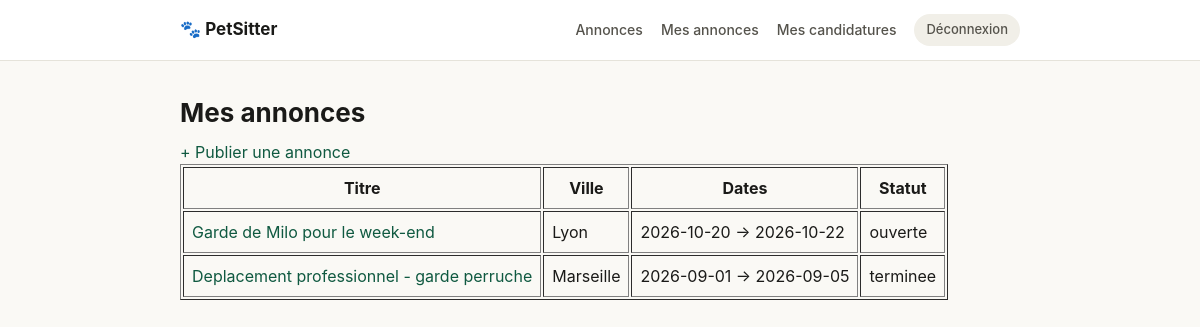
/public/annonces/mes-annonces (signed in), run on the app's committed database.
### tables this page shows
CREATE TABLE annonces (
    id INT AUTO_INCREMENT PRIMARY KEY,
    titre VARCHAR(150) NOT NULL,
    type_animal VARCHAR(50) NOT NULL,
    ville VARCHAR(100) NOT NULL,
    date_debut DATE NOT NULL,
    date_fin DATE NOT NULL,
    description TEXT,
    statut ENUM('ouverte', 'pourvue', 'terminee') NOT NULL DEFAULT 'ouverte',
    id_proprietaire INT NOT NULL,
    date_creation TIMESTAMP DEFAULT CURRENT_TIMESTAMP,

    FOREIGN KEY (id_proprietaire) REFERENCES utilisateurs(id) ON DELETE CASCADE,
    CONSTRAINT chk_dates CHECK (date_fin >= date_debut)
);

### controllers/AnnonceController.php (called while the page is built, shortened)
<?php
class AnnonceController
{
    public function mesAnnonces(): void
    {
        $annonces = Annonce::findByProprietaire($_SESSION['user_id']);
        require __DIR__ . '/../views/annonces/mes_annonces.php';
    }
}

### core/Router.php (called while the page is built, shortened)
<?php
class Router
{
    private array $routes = [];
    public function add(string $path, string $controller, string $method): void
    {
        $this->routes[$path] = [$controller, $method];
    }
    public function run(): void
    {
        $uri = trim(parse_url($_SERVER['REQUEST_URI'], PHP_URL_PATH), '/');
        $basePath = 'petsitter/public';
        $uri = preg_replace('#^' . preg_quote($basePath, '#') . '#', '', $uri);
        $uri = trim($uri, '/');
        [$controllerName, $methodName] = $this->routes[$uri];
        $controller = new $controllerName();
        $controller->$methodName();
    }
}

### public/index.php (called while the page is built, shortened)
<?php
require __DIR__ . '/../core/Router.php';
$router = new Router();
$router->add('', 'AnnonceController', 'liste');
$router->add('annonces', 'AnnonceController', 'liste');
$router->add('annonces/creer', 'AnnonceController', 'creer');
$router->add('annonces/mes-annonces', 'AnnonceController', 'mesAnnonces');
$router->add('annonces/detail', 'AnnonceController', 'detail');
$router->add('annonces/valider', 'AnnonceController', 'valider');
$router->add('candidatures/postuler', 'CandidatureController', 'postuler');
$router->add('candidatures/mes-candidatures', 'CandidatureController', 'mesCandidatures');
$router->add('candidatures/postuler', 'CandidatureController', 'postuler');
$router->add('candidatures/mes-candidatures', 'CandidatureController', 'mesCandidatures');
$router->add('avis/noter', 'AvisController', 'noter');
$router->add('login', 'AuthController', 'login');
$router->add('register', 'AuthController', 'register');
$router->add('logout', 'AuthController', 'logout');
$router->add('avis/noter', 'AvisController', 'noter');
$router->add('admin', 'AdminController', 'dashboard');
$router->add('admin/supprimer-avis', 'AdminController', 'supprimerAvis');
$router->run();

### models/Annonce.php (called while the page is built, shortened)
<?php
class Annonce
{
    public static function findByProprietaire(int $idProprietaire): array
    {
        $pdo = Database::getConnection();
        $stmt = $pdo->prepare(
            'SELECT * FROM annonces WHERE id_proprietaire = :id ORDER BY date_creation DESC'
        );
        $stmt->execute(['id' => $idProprietaire]);
        return $stmt->fetchAll();
    }
}

### views/annonces/mes_annonces.php (the view)
<?php
require __DIR__ . '/../partials/header.php';
$annonces = $annonces ?? [];
?>
<h1>Mes annonces</h1>
<a href="/petsitter/public/annonces/creer">+ Publier une annonce</a>
<table border="1" cellpadding="8">
    <tr>
        <th>Titre</th><th>Ville</th><th>Dates</th><th>Statut</th>
    </tr>
    <?php foreach ($annonces as $a): ?>
    <tr>
        <td><a href="/petsitter/public/annonces/detail?id=<?= $a['id'] ?>"><?= htmlspecialchars($a['titre']) ?></a></td>
        <td><?= htmlspecialchars($a['ville']) ?></td>
        <td><?= htmlspecialchars($a['date_debut']) ?> → <?= htmlspecialchars($a['date_fin']) ?></td>
        <td><?= htmlspecialchars($a['statut']) ?></td>
    </tr>
    <?php endforeach; ?>
</table>
<?php require __DIR__ . '/../partials/footer.php'; ?>

### public/assets/css/style.css (style rules this page uses)
:root { --bg: #FAF9F5; --surface: #FFFFFF; --surface-alt: #F1EFE8; --text: #1A1A18; --text-2: #55534C; --text-3: #8C8A80; --border: #E5E3DA; --accent: #1D9E75; --accent-bg: #E1F5EE; --accent-dark: #0F5940; --danger: #B3261E; --radius: 10px; }
* { box-sizing: border-box; }
body { margin: 0; background: var(--bg); color: var(--text); font-family: -apple-system, BlinkMacSystemFont, "Segoe UI", Roboto, sans-serif; line-height: 1.5; }
a { color: var(--accent-dark); text-decoration: none; }
h1 { font-size: 26px; margin: 0 0 8px; }

### data on the page
annonces: titre "Garde de Milo pour le week-end", ville "Lyon", date_debut "2026-10-20", date_fin "2026-10-22", statut "ouverte"
annonces: titre "Deplacement professionnel - garde perruche", ville "Marseille", date_debut "2026-09-01", date_fin "2026-09-05", statut "terminee"
